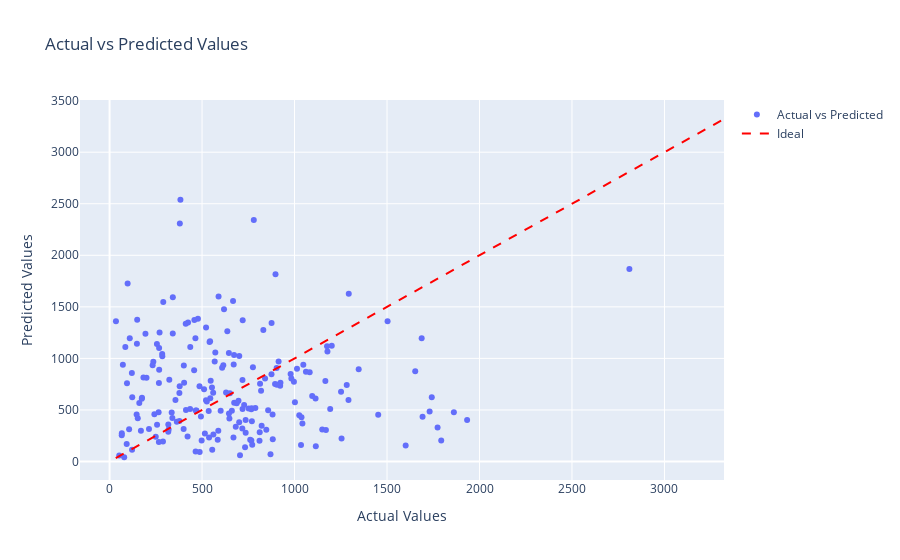

Source (notebook cell):
### Code cell
# Creating a scatter plot with actual and predicted values

fig = go.Figure()

fig.add_trace(go.Scatter(
    x=y_test.flatten(),
    y=y_pred,
    mode='markers',
    name='Actual vs Predicted'
))

# Add a line representing the ideal case
fig.add_trace(go.Scatter(
    x=[min(y_test.flatten()), max(y_test.flatten())],
    y=[min(y_test.flatten()), max(y_test.flatten())],
    mode='lines',
    name='Ideal',
    line=dict(color='red', dash='dash')
))

fig.update_layout(
    title='Actual vs Predicted Values',
    xaxis_title='Actual Values',
    yaxis_title='Predicted Values',
    showlegend=True,
    )

fig.show()

### Figure 1 — Plotly figure (JSON) as saved in the notebook; plotly's stock layout.template omitted (floating-point values rounded to 4 significant figures; data arrays with more than 128 entries replaced by an {"elided": "..."} marker saying what was removed)
{"data": [{"mode": "markers", "name": "Actual vs Predicted", "type": "scatter", "x": {"elided": "800 float values"}, "y": {"elided": "200 float values"}}, {"line": {"color": "red", "dash": "dash"}, "mode": "lines", "name": "Ideal", "type": "scatter", "x": [33.46, 3322.0], "y": [33.46, 3322.0]}], "layout": {"autosize": true, "showlegend": true, "title": {"text": "Actual vs Predicted Values"}, "xaxis": {"autorange": true, "range": [-167.4, 3322.0], "title": {"text": "Actual Values"}, "type": "linear"}, "yaxis": {"autorange": true, "range": [-223.1, 3508.0], "title": {"text": "Predicted Values"}, "type": "linear"}}}
